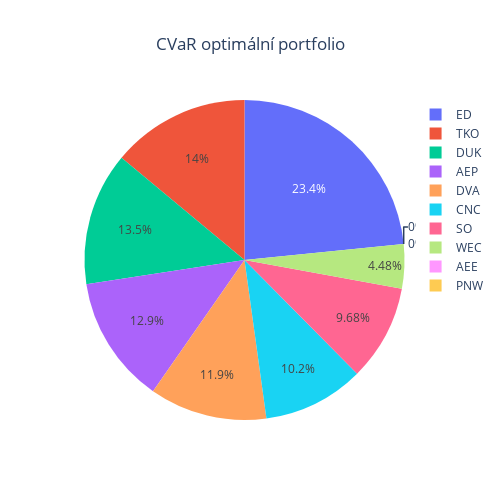

Notebook source saved alongside this figure:
### Code cell
weightsMinCVaR = CVaROptimizationMinCVAR(prices= prices, alpha = 0.05)
weightsPlot(weightsMinCVaR, title = "CVaR optimální portfolio")

### Figure 1 — Plotly figure (JSON) as saved in the notebook; plotly's stock layout.template omitted (floating-point values rounded to 4 significant figures)
{"data": [{"labels": ["AEE", "AEP", "CNC", "DUK", "DVA", "ED", "PNW", "SO", "TKO", "WEC"], "type": "pie", "values": [0, 0.1289, 0.1024, 0.1347, 0.1188, 0.2341, 0, 0.09684, 0.1395, 0.04483]}], "layout": {"height": 500, "title": {"text": "CVaR optimální portfolio", "x": 0.5}, "width": 500}}
